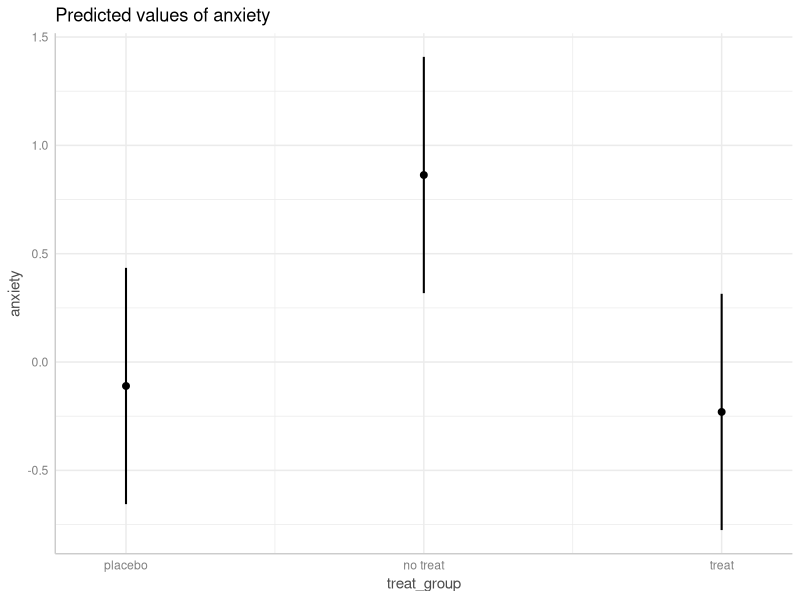

The R source for this figure:

library(dplyr)
library(parameters)


anxiety_adhd <- read.csv("anxiety_adhd.csv") %>%
  mutate(ID = factor(ID),
         treat_group = factor(treat_group),
         sex = factor(sex))

glimpse(anxiety_adhd)

# see the levels of a factor
levels(anxiety_adhd$treat_group)


# Unfortunately, regressions (and other models) cannot "deal" with categorical
# predictors; Instead, they require all the predictors to be numerical. The way
# to deal with this is to code categorical variables as a series of numerical
# variables that together encode all the information in the categorical
# variable. These are usually called "dummy variables", as each one alone only
# tells part of the story.
# Let's see how we do this in R.


# 1) Model Fitting --------------------------------------------------------


# Adding dummy variables (manually) ---------------------------------------

# Option 1: The SPSS way - make the dummy vars by hand...

## >>>>>>>>>>>>>> ##
## DO NOT DO THIS ##
## <<<<<<<<<<<<<< ##


anxiety_adhd <- anxiety_adhd %>%
  mutate(d_placebo = ifelse(treat_group == "placebo", 1, 0),
         d_treat   = ifelse(treat_group == "treat",   1, 0))


fit_dummy <- lm(anxiety ~ d_placebo + d_treat,
                data = anxiety_adhd)

model_parameters(fit_dummy)
# what do these parameters mean?




# Adding dummy variables (automagically) ----------------------------------

# Option 2: let R do all the hard work... Just put the factor in the formula!

fit_factor <- lm(anxiety ~ treat_group, data = anxiety_adhd)
model_parameters(fit_factor)
model_parameters(fit_dummy)



# How does R determine what and how to code?
# 1. If the var is a character it is first converted into a factor (level
#   order is alphabetical).
# 2. By default, dummy (treatment) coding is used, with the FIRST level
#   as the base group.

# see the coding scheme:
contrasts(anxiety_adhd$treat_group)




# Change contrast scheme --------------------------------------------------

## 1. change base group in dummy coding
anxiety_adhd$treat_group <- relevel(anxiety_adhd$treat_group, ref = "placebo")
contrasts(anxiety_adhd$treat_group)

fit_factor2 <- lm(anxiety ~ treat_group, data = anxiety_adhd)
model_parameters(fit_factor2)

# Or change the first level of the factor by re-leveling the factor...
# (`forcats` is a good package for working with factors)




## 2. change to effects coding:
# Another popular coding scheme is the effects coding, where the average of all
# the groups is the "base group". Unfortunately, it makes parameter
# interpretation quite hard...
contrasts(anxiety_adhd$treat_group) <- contr.sum
contrasts(anxiety_adhd$treat_group)

fit_factor3 <- lm(anxiety ~ treat_group, data = anxiety_adhd)
model_parameters(fit_factor3) # what do there mean?



?contr.treatment # even more types...



# Or... make your own (google it / ?contrasts).






# 2) Model exploration (inference) ----------------------------------------

# Looking at the parameters from the last two models, it is hard to see what the
# "no treat" and "treat" groups is... And even if we could fish it out, is it
# significant?
model_parameters(fit_factor2)
model_parameters(fit_factor3)

# If we were working in SPSS, we would re-fit the model with different dummy
# coding to get all the pair-wise differences.
#
# But we are in R! And we have smart packages that can do wonders!


library(emmeans)
# `emmeans` is one of the best packages in R - for ANY follow-up analysis!!
emmeans(fit_factor2, ~ treat_group)
emmeans(fit_factor3, ~ treat_group)
# Note that both returned the exact same results - the coding scheme has no
# influence here!

## Plot
library(ggeffects)
plot(ggemmeans(fit_factor2, "treat_group"))




# This is the time to note that in R, model fitting and hypothesis testing are
# not as closely knit as they are in SPSS. Whereas in SPSS we can fit several
# models with different dummy coding or variable centering, in R we work in 2
# stages:
# 1) fit a model
# 2) Ask the model questions - test contrasts / effects of interest, get
#   predictions...
#
# This 2-part method makes life A LOT EASIER once models become more and more
# complex...


# All pair-wise comparisons.
emmeans(fit_factor2, ~ treat_group) %>%
  contrast(method = "pairwise") %>%
  summary(infer = TRUE)
# Note the automatic p-value adjustment
